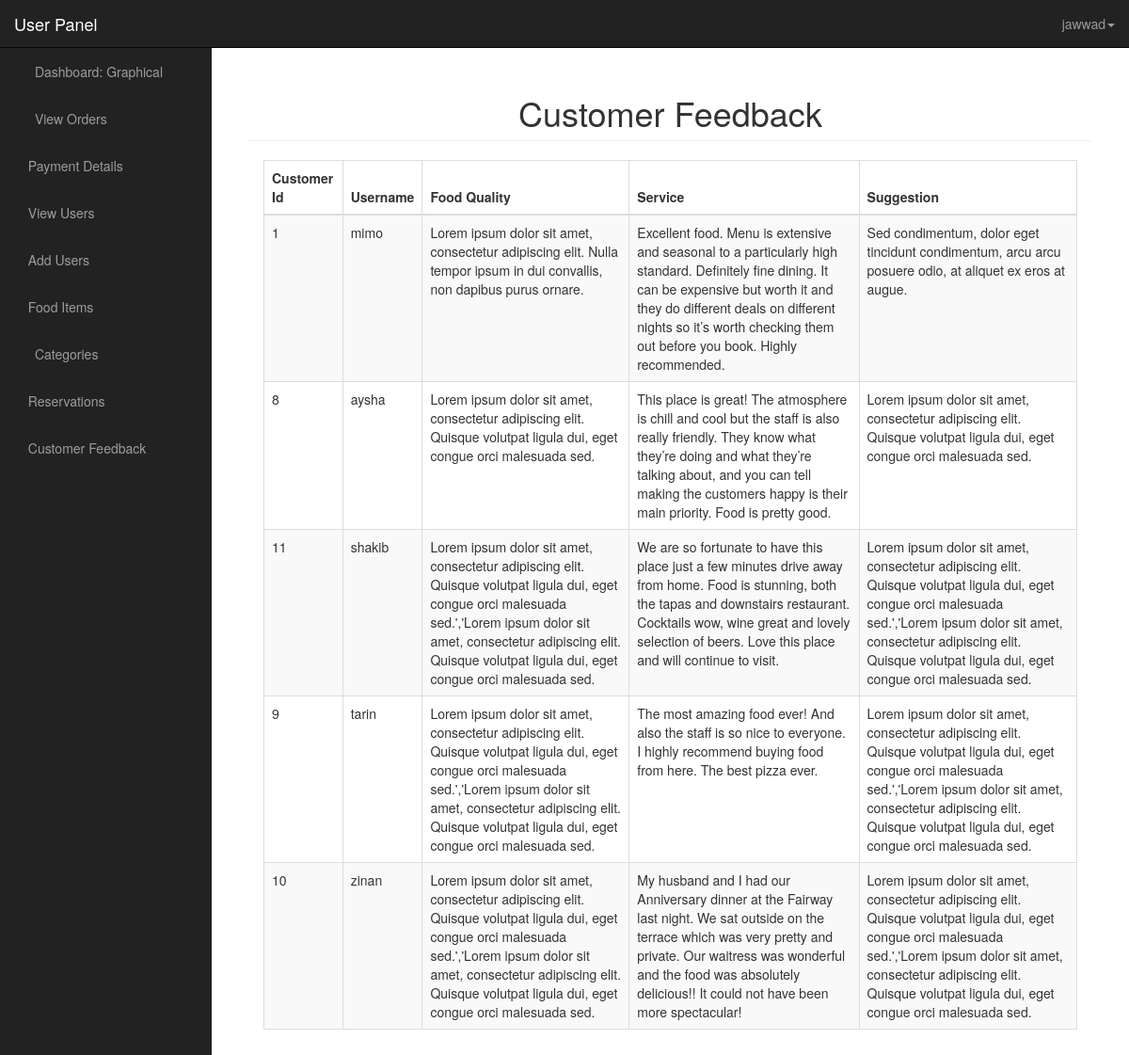
/admin/feedback.php (signed in), run on the app's committed database.
### tables this page shows
CREATE TABLE `feedback` (
  `feedback_id` int(11) NOT NULL,
  `cust_id` int(11) NOT NULL,
  `food_quality` varchar(256) NOT NULL,
  `suggestion` varchar(256) NOT NULL,
  `service` varchar(256) NOT NULL
);

CREATE TABLE `customers` (
  `customer_id` int(11) NOT NULL,
  `username` varchar(20) NOT NULL,
  `user_id` int(11) NOT NULL,
  `mobile_number` varchar(20) NOT NULL,
  `email` varchar(50) NOT NULL,
  `identity_num` char(5) NOT NULL,
  `address` text NOT NULL,
  `city` varchar(20) NOT NULL,
  `zipcode` int(11) NOT NULL
);

### includes/functions.php (called while the page is built, shortened)
<?php
function query($sql)
{
    global $pdo;
    try {
        $stmt = $pdo->query($sql);
        return $stmt;
    } catch (Exception $ex) {
        die("Query failed " . $ex->getMessage());
    }
}

### admin/feedback.php (the view)
<?php include "includes/header.php"; ?>
<div id="wrapper">
    <?php include "includes/navigation.php"; ?>
    <div id="page-wrapper">
        <div class="container-fluid">
            <div class="col-lg-12">
                <h1 style="text-align:center" class="page-header">
                    Customer Feedback
                </h1>
                <div class="col-md-12">
                    <table class="table table-bordered table-hover table-striped">
                        <thead>
                            <tr>
                                <th>Customer Id</th>
                                <th>Username</th>
                                <th>Food Quality</th>
                                <th>Service</th>
                                <th>Suggestion</th>
                            </tr>
                        </thead>
                        <tbody>
                            <?php
                            $result = query("SELECT c1.username,f1.cust_id,f1.food_quality,f1.suggestion,f1.service
                            FROM customers c1
                            JOIN feedback f1
                            ON f1.cust_id = c1.customer_id");
                            $stmt = $result;
                            while ($row = $stmt->fetch(PDO::FETCH_ASSOC)) {
                                $cust_id = $row['cust_id'];
                                $username =  $row['username'];
                                $food_quality =  $row['food_quality'];
                                $service =  $row['service'];
                                $suggestion =  $row['suggestion'];
                            ?>
                            <tr>
                                <td><?php echo $cust_id; ?></td>
                                <td><?php echo $username; ?></td>
                                <td><?php echo $food_quality; ?></td>
                                <td><?php echo $service; ?></td>
                                <td><?php echo $suggestion; ?></td>
                            </tr>
                            <?php } ?>
                        </tbody>
                    </table>
                </div>
            </div>
        </div>
    </div>
</div>
<?php include "includes/footer.php"; ?>

### admin/css/sb-admin.css (style rules this page uses)
body { margin-top: 100px; background-color: #222; }
@media (min-width:768px) { body { margin-top: 50px; } }
#wrapper { padding-left: 0; }
#page-wrapper { width: 100%; padding: 0; background-color: #fff; }
@media (min-width:768px) { #wrapper { padding-left: 225px; } }
@media (min-width:768px) { #page-wrapper { padding: 10px; } }

### data on the page
feedback: cust "1", cust.username "mimo", food_quality "Lorem ipsum dolor sit amet, consectetur adipiscing elit. Nulla tempor ipsum in dui convallis, non dapibus purus ornare.", service "Excellent food. Menu is extensive and seasonal to a particularly high standard. Definitely fine dining. It can be expensive but worth it and they do different deals on different nights so it’s worth checking them out before you book. Highly recommended.", suggestion "Sed condimentum, dolor eget tincidunt condimentum, arcu arcu posuere odio, at aliquet ex eros at augue."
feedback: cust "8", cust.username "aysha", food_quality "Lorem ipsum dolor sit amet, consectetur adipiscing elit. Quisque volutpat ligula dui, eget congue orci malesuada sed.", service "This place is great! The atmosphere is chill and cool but the staff is also really friendly. They know what they’re doing and what they’re talking about, and you can tell making the customers happy is their main priority. Food is pretty good.", suggestion "Lorem ipsum dolor sit amet, consectetur adipiscing elit. Quisque volutpat ligula dui, eget congue orci malesuada sed."
feedback: cust "11", cust.username "shakib", food_quality "Lorem ipsum dolor sit amet, consectetur adipiscing elit. Quisque volutpat ligula dui, eget congue orci malesuada sed.','Lorem ipsum dolor sit amet, consectetur adipiscing elit. Quisque volutpat ligula dui, eget congue orci malesuada sed.", service "We are so fortunate to have this place just a few minutes drive away from home. Food is stunning, both the tapas and downstairs restaurant. Cocktails wow, wine great and lovely selection of beers. Love this place and will continue to visit.", suggestion "Lorem ipsum dolor sit amet, consectetur adipiscing elit. Quisque volutpat ligula dui, eget congue orci malesuada sed.','Lorem ipsum dolor sit amet, consectetur adipiscing elit. Quisque volutpat ligula dui, eget congue orci malesuada sed."
feedback: cust "9", cust.username "tarin", food_quality "Lorem ipsum dolor sit amet, consectetur adipiscing elit. Quisque volutpat ligula dui, eget congue orci malesuada sed.','Lorem ipsum dolor sit amet, consectetur adipiscing elit. Quisque volutpat ligula dui, eget congue orci malesuada sed.", service "The most amazing food ever! And also the staff is so nice to everyone. I highly recommend buying food from here. The best pizza ever.", suggestion "Lorem ipsum dolor sit amet, consectetur adipiscing elit. Quisque volutpat ligula dui, eget congue orci malesuada sed.','Lorem ipsum dolor sit amet, consectetur adipiscing elit. Quisque volutpat ligula dui, eget congue orci malesuada sed."
feedback: cust "10", cust.username "zinan", food_quality "Lorem ipsum dolor sit amet, consectetur adipiscing elit. Quisque volutpat ligula dui, eget congue orci malesuada sed.','Lorem ipsum dolor sit amet, consectetur adipiscing elit. Quisque volutpat ligula dui, eget congue orci malesuada sed.", service "My husband and I had our Anniversary dinner at the Fairway last night. We sat outside on the terrace which was very pretty and private. Our waitress was wonderful and the food was absolutely delicious!! It could not have been more spectacular!", suggestion "Lorem ipsum dolor sit amet, consectetur adipiscing elit. Quisque volutpat ligula dui, eget congue orci malesuada sed.','Lorem ipsum dolor sit amet, consectetur adipiscing elit. Quisque volutpat ligula dui, eget congue orci malesuada sed."

### other printed values
$_SESSION['username'] "jawwad"
